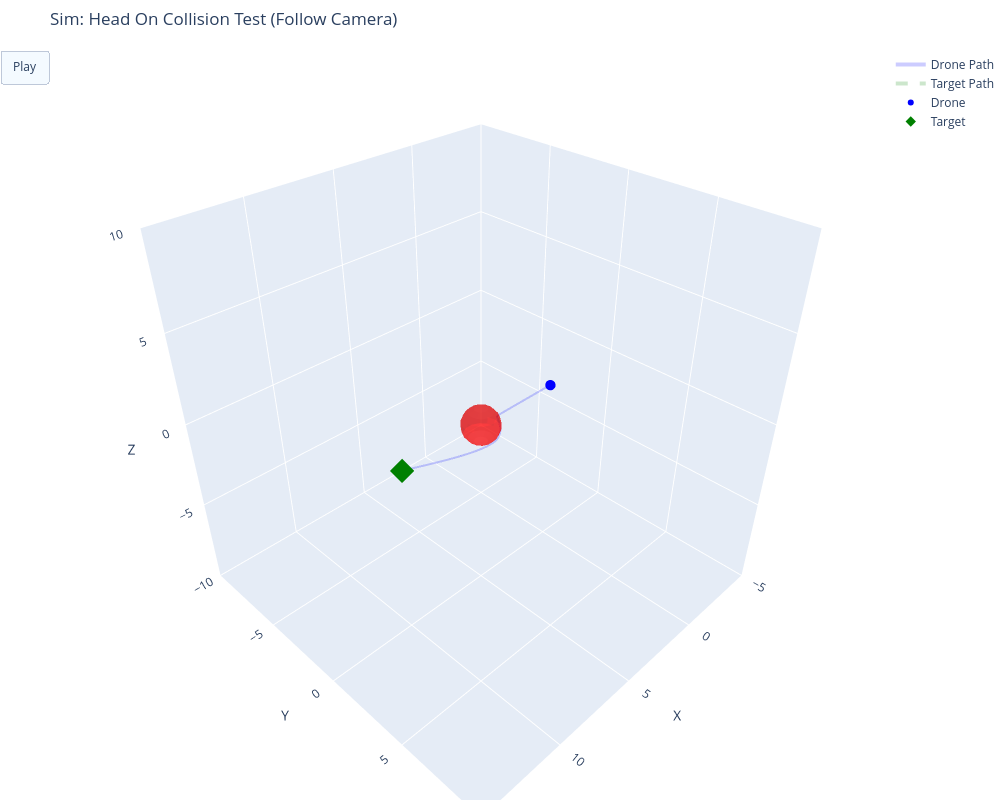

Notebook code for this chart:
### Markdown cell above
## Run Simuation

### Code cell
import numpy as np
import plotly.graph_objects as go

from dynamics import DroneDynamics
from guidance import NominalGuidance
from safety_filter import SafetyFilter
import scenarios


def run_simulation(scenario_name="chase", animate=True):
    # 1. Load Scenario
    if scenario_name not in scenarios.SCENARIOS:
        print(f"Error: Scenario '{scenario_name}' not found.")
        return
    mission = scenarios.SCENARIOS[scenario_name]()
    print(f"Loaded: {mission.name} | Animate: {animate}")

    # 2. Setup
    dt = 0.01
    drone_physics = DroneDynamics(dt=dt)
    guidance = NominalGuidance()
    safety_filter = SafetyFilter(u_max=10.0)
    current_state = mission.start_state

    # 3. Data Storage
    path_history = []
    target_history = []
    obs_history = []

    total_steps = int(mission.duration / dt)

    # 4. Simulation Loop
    print(f"Simulating {total_steps} steps...")
    for t_step in range(total_steps):
        time = t_step * dt

        # A. Update Scenario (Target + Obstacles)
        target_pos, target_vel = mission.target.update(time)

        current_obs_snapshot = []
        for obs in mission.obstacles:
            if np.linalg.norm(obs.velocity) > 0:
                obs.center += obs.velocity * dt
                # Simple bounce logic
                if abs(obs.center[1]) > 4.0:
                    obs.velocity[1] *= -1
            current_obs_snapshot.append(obs.center.copy())

        obs_history.append(current_obs_snapshot)

        # B. Control & Physics
        u_nom = guidance.compute_u_nom(current_state.pos, current_state.vel, target_pos, target_vel)
        u_safe = safety_filter.filter(u_nom, current_state.pos, current_state.vel, mission.obstacles)
        current_state = drone_physics.step(current_state, u_safe)

        path_history.append(current_state.pos)
        target_history.append(target_pos)

    # 5. Visualization Selector
    path_history = np.array(path_history)
    target_history = np.array(target_history)

    if animate:
        print("Generating Plotly Animation...")
        animate_plotly(path_history, target_history, obs_history, mission, dt)
    else:
        print("Plotting Static Graph...")
        # You can keep your old static plotter or use a plotly static one
        animate_plotly(path_history, target_history, obs_history, mission, dt, static_only=True)




def animate_plotly(path, target_path, obs_history, mission, dt, static_only=False):
    
    total_frames = len(path)
    # Stride: Skip frames to keep animation smooth (approx 150 frames total)
    stride = max(1, total_frames // 150) 
    
    fig = go.Figure()

    # --- HELPER: Sphere Geometry ---
    def get_sphere_data(center, radius):
        u = np.linspace(0, 2 * np.pi, 15)
        v = np.linspace(0, np.pi, 10)
        x = center[0] + radius * np.outer(np.cos(u), np.sin(v))
        y = center[1] + radius * np.outer(np.sin(u), np.sin(v))
        z = center[2] + radius * np.outer(np.ones(np.size(u)), np.cos(v))
        return x, y, z

    # --- STATIC TRACES (Background) ---
    fig.add_trace(go.Scatter3d(
        x=path[:, 0], y=path[:, 1], z=path[:, 2],
        mode='lines', line=dict(color='blue', width=4),
        name='Drone Path', opacity=0.2
    ))

    fig.add_trace(go.Scatter3d(
        x=target_path[:, 0], y=target_path[:, 1], z=target_path[:, 2],
        mode='lines', line=dict(color='green', width=4, dash='dash'),
        name='Target Path', opacity=0.2
    ))

    # --- DYNAMIC TRACES (Actors) ---
    fig.add_trace(go.Scatter3d(
        x=[path[0, 0]], y=[path[0, 1]], z=[path[0, 2]],
        mode='markers', marker=dict(color='blue', size=6),
        name='Drone'
    ))

    fig.add_trace(go.Scatter3d(
        x=[target_path[0, 0]], y=[target_path[0, 1]], z=[target_path[0, 2]],
        mode='markers', marker=dict(color='green', size=8, symbol='diamond'),
        name='Target'
    ))

    obs_start = obs_history[0]
    for i, obs in enumerate(mission.obstacles):
        x_s, y_s, z_s = get_sphere_data(obs_start[i], obs.radius)
        fig.add_trace(go.Surface(
            x=x_s, y=y_s, z=z_s,
            colorscale=[[0, 'red'], [1, 'red']], showscale=False, opacity=0.5,
            name=f'Obs {i}'
        ))

    # --- ANIMATION FRAMES ---
    frames = []
    num_obstacles = len(mission.obstacles)
    dynamic_indices = [2, 3] + list(range(4, 4 + num_obstacles))

    for k in range(0, total_frames, stride):
        frame_data = []
        
        # 1. Update Positions
        drone_pos = path[k]
        target_pos = target_path[k]
        
        frame_data.append(go.Scatter3d(x=[drone_pos[0]], y=[drone_pos[1]], z=[drone_pos[2]])) # Drone
        frame_data.append(go.Scatter3d(x=[target_pos[0]], y=[target_pos[1]], z=[target_pos[2]])) # Target
        
        current_obs = obs_history[k]
        for i in range(num_obstacles):
            x_new, y_new, z_new = get_sphere_data(current_obs[i], mission.obstacles[i].radius)
            frame_data.append(go.Surface(x=x_new, y=y_new, z=z_new))

        # 2. CALCULATE DYNAMIC CAMERA
        # Find the midpoint between drone and target
        mid_x = (drone_pos[0] + target_pos[0]) / 2
        mid_y = (drone_pos[1] + target_pos[1]) / 2
        mid_z = (drone_pos[2] + target_pos[2]) / 2
        
        # Determine "Zoom Level" (Distance between them + Padding)
        dist = np.linalg.norm(drone_pos - target_pos)
        window = max(10.0, dist * 1.5) # Ensure window is at least 10 meters wide
        half_win = window / 2

        # Create the dynamic layout for THIS specific frame
        frame_layout = dict(
            scene=dict(
                xaxis=dict(range=[mid_x - half_win, mid_x + half_win]),
                yaxis=dict(range=[mid_y - half_win, mid_y + half_win]),
                zaxis=dict(range=[mid_z - half_win, mid_z + half_win])
            )
        )

        frames.append(go.Frame(data=frame_data, layout=frame_layout, traces=dynamic_indices, name=str(k)))

    fig.frames = frames

    # --- INITIAL LAYOUT ---
    # We set the initial view to match the first frame's calculation
    start_mid = (path[0] + target_path[0]) / 2
    fig.update_layout(
        width=1000, height=800,
        title=f"Sim: {mission.name} (Follow Camera)",
        scene=dict(
            xaxis=dict(range=[start_mid[0]-10, start_mid[0]+10], title="X"),
            yaxis=dict(range=[start_mid[1]-10, start_mid[1]+10], title="Y"),
            zaxis=dict(range=[start_mid[2]-10, start_mid[2]+10], title="Z"),
            aspectmode='cube'
        ),
        margin=dict(l=0, r=0, b=0, t=50),
        updatemenus=[dict(
            type="buttons",
            buttons=[dict(label="Play",
                          method="animate",
                          args=[None, dict(frame=dict(duration=20, redraw=True), 
                                           fromcurrent=True)])]
        )]
    )

    if static_only:
        fig.show()
    else:
        fig.show()


if __name__ == "__main__":
    run_simulation("head_on", animate=True)
    #run_simulation("chase", animate=True)
    #run_simulation("clutter", animate=True)

### Figure 1 — Plotly figure (JSON) as saved in the notebook; plotly's stock layout.template omitted (floating-point values rounded to 4 significant figures; data arrays with more than 128 entries replaced by an {"elided": "..."} marker saying what was removed)
{"data": [{"line": {"color": "blue", "width": 4}, "mode": "lines", "name": "Drone Path", "opacity": 0.2, "type": "scatter3d", "x": {"elided": "1500 float values"}, "y": {"elided": "1500 float values"}, "z": {"elided": "1500 float values"}}, {"line": {"color": "green", "dash": "dash", "width": 4}, "mode": "lines", "name": "Target Path", "opacity": 0.2, "type": "scatter3d", "x": {"elided": "1500 float values"}, "y": {"elided": "1500 float values"}, "z": {"elided": "1500 float values"}}, {"marker": {"color": "blue", "size": 6}, "mode": "markers", "name": "Drone", "type": "scatter3d", "x": [0], "y": [0], "z": [0]}, {"marker": {"color": "green", "size": 8, "symbol": "diamond"}, "mode": "markers", "name": "Target", "type": "scatter3d", "x": [10], "y": [0], "z": [0]}, {"colorscale": [[0, "red"], [1, "red"]], "name": "Obs 0", "opacity": 0.5, "showscale": false, "type": "surface", "x": {"elided": "15x10 float values"}, "y": {"elided": "15x10 float values"}, "z": {"elided": "15x10 float values"}}], "layout": {"height": 800, "margin": {"b": 0, "l": 0, "r": 0, "t": 50}, "scene": {"aspectmode": "cube", "xaxis": {"range": [-5, 15], "title": {"text": "X"}}, "yaxis": {"range": [-10, 10], "title": {"text": "Y"}}, "zaxis": {"range": [-10, 10], "title": {"text": "Z"}}}, "title": {"text": "Sim: Head On Collision Test (Follow Camera)"}, "updatemenus": [{"buttons": [{"args": [null, {"frame": {"duration": 20, "redraw": true}, "fromcurrent": true}], "label": "Play", "method": "animate"}], "type": "buttons"}], "width": 1000}}
